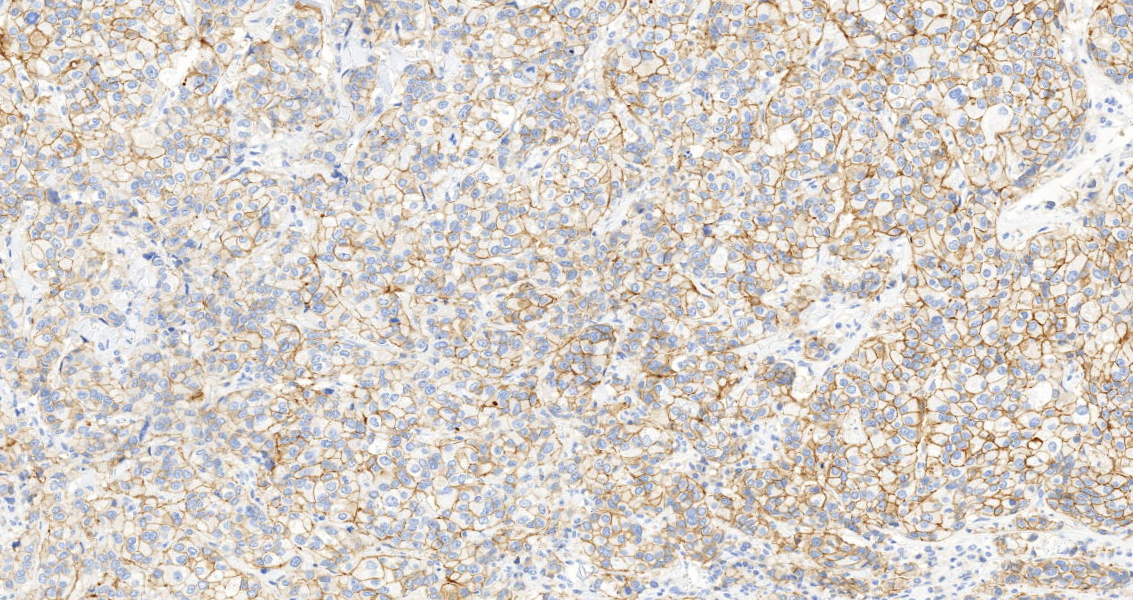
#> input picture img/cells1.tif, 1133 x 600 px, found by its file name; its folder holds 4 pictures in this run
$ jupyter execute --allow-errors zf.ipynb
#> lines starting #> are read from the running program, lines starting #| are printed output that depends on the picture
[cell 1]
import os

path = os.path.join(os.getcwd(), "img")
images = os.listdir(path)

for i, x in enumerate(images):
    name = f"{path}\\{x}"
    print(name)
    os.rename(name, f"{path}\\fish-{str(i+1)}.jpg")

# Imports and helper functions

[cell 2]
import matplotlib.pyplot as plt
import cv2 as cv
import numpy as np
import pandas as pd
import skimage
import scipy.ndimage as nd

def imshow_grid(images, nrows=2, ncols=None, figsize=None, cmap='gray', hist=False):
    num_images = len(images)

    if ncols is None:
        ncols = int(np.ceil(num_images/nrows))

    if figsize is None:
        figsize = (ncols*3, nrows*3)

    fig, axs = plt.subplots(nrows=nrows, ncols=ncols, figsize=figsize)

    for i, ax in enumerate(axs.flat):
        if i < num_images:
            if hist:
                ax.hist(images[i].ravel(), bins=255)
            else:
                ax.imshow(images[i], cmap=cmap)
                ax.axis('off')

    plt.tight_layout()

    plt.show()

## Hough transform function to find circle

[cell 3]
def hough_transformation(img: np.ndarray):
    image = cv.medianBlur(img, 5)  # Apply blur

    # Use Hough transform (might have to change params)
    circles = cv.HoughCircles(image, cv.HOUGH_GRADIENT, 1, 100, param1=50, param2=30,
                              minRadius=int(image.shape[1] / 3),
                              maxRadius=int(image.shape[1]/ 2))

    if len(circles) == 0:
        print("No circles found!")
    return circles


def well_hough_transformation(input_img):
    circles = hough_transformation(input_img)
    circles = np.uint16(np.around(circles))  # Rounding values for int16

    # Selecting first circle
    try:
        circle = circles[0][0]
    except:
        raise Exception("No well found!")
    radius = circle[2]  # Storing circle radius in input object
    center = (circle[0], circle[1])  # Storing circle center in input object

    output_img = cv.cvtColor(input_img, cv.COLOR_GRAY2RGB)

    cv.circle(output_img, center, radius, (0, 255, 0), 7)
    cv.circle(output_img, center, 3, (255, 0, 0), 10)

    return radius, center, output_img

# [17 lines left out: functions circ_mask, mask_from_row, not called in this run]

## Performing Hough-circles

[cell 4]
ims = [plt.imread(f"img\\{i}") for i in images] # OG images
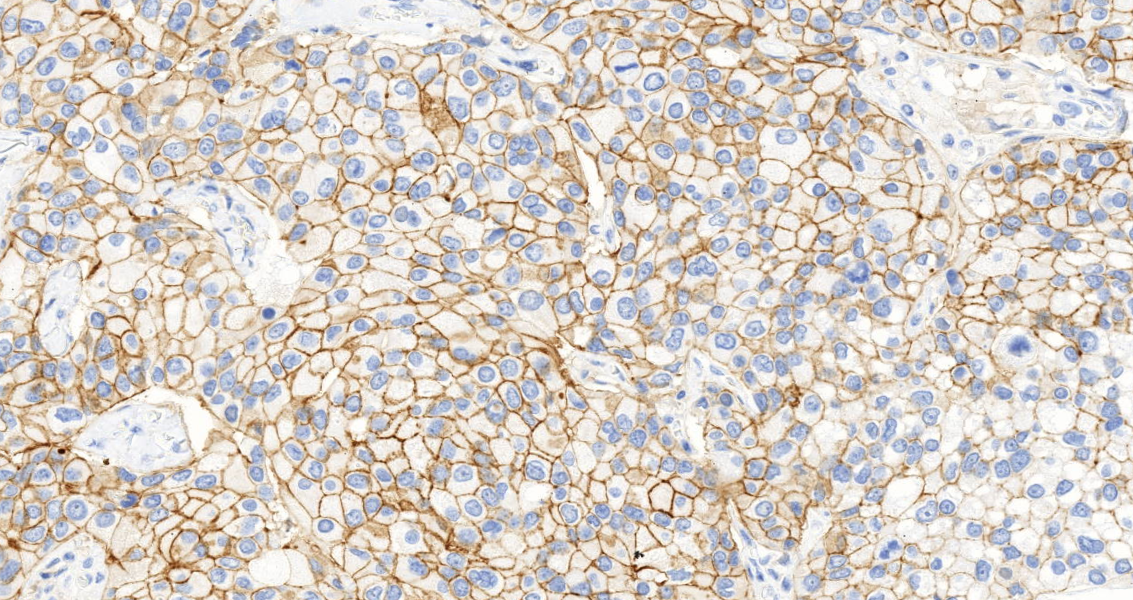
#> input picture img/cells2.tif, 1133 x 600 px, found by its file name
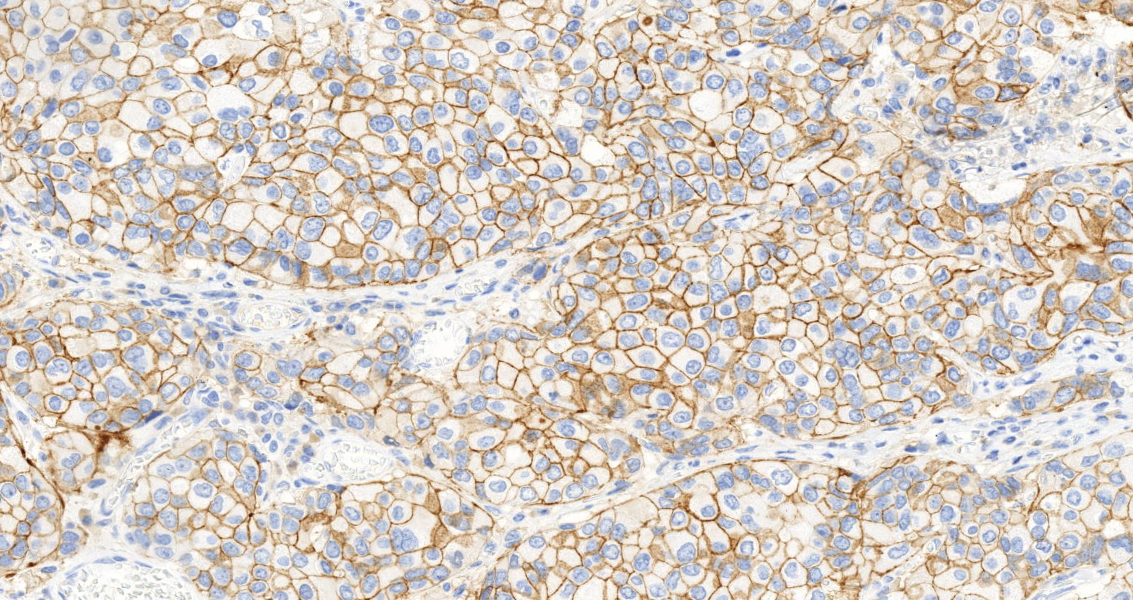
#> input picture img/cells3.tif, 1133 x 600 px, found by its file name
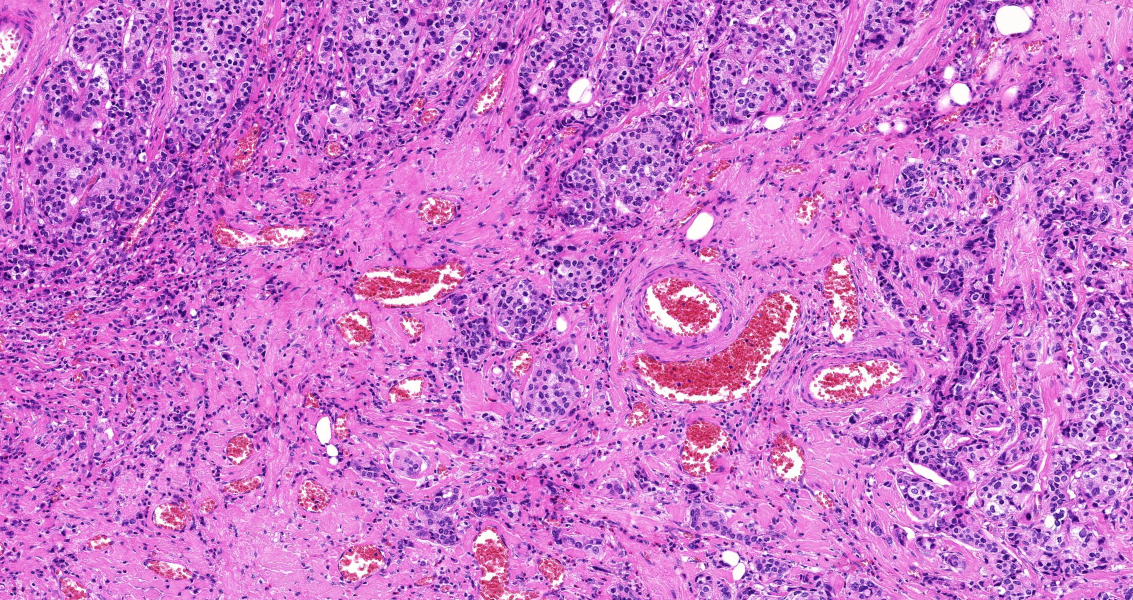
#> input picture img/cells4.tif, 1133 x 600 px, found by its file name
#> ims = 4 items

well_ims = [] # Images with drawn center and circle

df = pd.DataFrame(columns=["img", "rad", "center"])

#> (the rest of this cell did not finish here and is left out)

## Masking out the unneeded bg

[cell 5]
masks = [mask_from_row(i) for i in df.iterrows()]
#> masks = []
maskeds = [np.bitwise_and(image, ims[i]) for i,image in enumerate(masks)]
#> maskeds = []

maskeds = [image * ims[i] for i,image in enumerate(masks)]
maskeds_ = maskeds.copy()
#> maskeds_ = []

## Step Results

[cell 6]
imshow_grid([*ims,*well_ims,*maskeds], nrows=3)
#> in imshow_grid, `num_images = len(images)`: num_images = 4
#> in imshow_grid, `ncols = int(np.ceil(num_images/nrows))`: ncols = 2
#> in imshow_grid, `figsize = (ncols*3, nrows*3)`: figsize = (6, 9)
#> the loop in imshow_grid, `for i, ax in enumerate(axs.flat):` made 6 passes
#> (the rest of this cell did not finish here and is left out)


[cell 7]
print(df["img"].apply(lambda x: (np.array(x.shape)[0:2] / 2).astype(int)))
print(df["center"].apply(lambda x: x))
print(df["rad"].apply(lambda x: x))

## Illumination correction

[cell 8]
# [30 lines left out: function ill_corr, not called in this run]

[cell 9]
ill_corrs = [ill_corr(i) for i in maskeds]
#> ill_corrs = []

equalized = [cv.equalizeHist(cv.cvtColor(i, cv.COLOR_BGR2GRAY)) for i in ill_corrs]
#> equalized = []

ill_corrs1 = []
for i in equalized:
    cop = i.copy()
    m = np.mean(cop) * 4
    cop[cop > m] = 255
    cop[cop <= m] = 0
    cop = cv.fastNlMeansDenoising(cop, None, m, templateWindowSize=7, searchWindowSize=21)

    ill_corrs1.append(cop)
#> this loop made 0 passes
#> after the loop, ill_corrs1 = []

#> (the rest of this cell did not finish here and is left out)


[cell 10]
# imshow_grid(ill_corrs, figsize=(9,6), hist=True)
# imshow_grid(ill_corrs, figsize=(9,6))
openeds = [skimage.morphology.binary_opening(i, skimage.morphology.square(3)) for i in ill_corrs1]
#> openeds = []
closeds = [skimage.morphology.binary_closing(i, skimage.morphology.square(3)) for i in ill_corrs1]
#> closeds = []
#> (the rest of this cell did not finish here and is left out)

imshow_grid(openeds, figsize=(9,6))
imshow_grid(closeds, figsize=(9,6))
